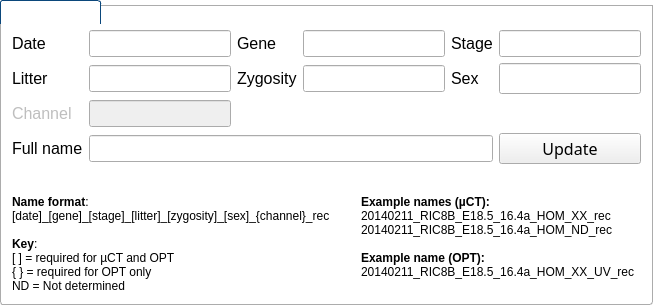
             <widget class="QGroupBox" name="groupBoxID">
              <property name="font">
               <font>
                <pointsize>12</pointsize>
               </font>
              </property>
              <property name="styleSheet">
               <string notr="true">QGroupBox
{
    background-color:transparent;
    border-bottom-left-radius: 3px;
    border-bottom-right-radius: 3px;
    border: 1px solid #acacac;
    margin-top: 5px;
}

QGroupBox::title
{
    subcontrol-origin: margin;
    border-top-left-radius: 3px;
    border-top-right-radius: 3px;
    border: 1px solid #0b477b;
    border-bottom: none;
    background-color: qlineargradient(x1: 0, y1: 0, x2: 0, y2: 1,
        stop: 0 #005192, stop: 1 #002f60);
    padding: 2 2px;
    color: white;
}</string>
              </property>
              <property name="title">
               <string>Identification</string>
              </property>
              <layout class="QGridLayout" name="gridLayout_6">
               <item row="0" column="0">
                <spacer name="verticalSpacer_3">
                 <property name="orientation">
                  <enum>Qt::Vertical</enum>
                 </property>
                 <property name="sizeType">
                  <enum>QSizePolicy::Fixed</enum>
                 </property>
                 <property name="sizeHint" stdset="0">
                  <size>
                   <width>20</width>
                   <height>13</height>
                  </size>
                 </property>
                </spacer>
               </item>
               <item row="1" column="0">
                <layout class="QVBoxLayout" name="verticalLayout">
                 <item>
                  <layout class="QGridLayout" name="gridLayoutIDs">
                   <item row="0" column="4">
                    <widget class="QLabel" name="labelAge">
                     <property name="font">
                      <font>
                       <pointsize>12</pointsize>
                      </font>
                     </property>
                     <property name="text">
                      <string>Stage</string>
                     </property>
                    </widget>
                   </item>
                   <item row="0" column="3">
                    <widget class="QLineEdit" name="lineEditGroup">
                     <property name="font">
                      <font>
                       <pointsize>12</pointsize>
                      </font>
                     </property>
                     <property name="readOnly">
                      <bool>true</bool>
                     </property>
                    </widget>
                   </item>
                   <item row="0" column="1">
                    <widget class="QLineEdit" name="lineEditDate">
                     <property name="sizePolicy">
                      <sizepolicy hsizetype="Fixed" vsizetype="Fixed">
                       <horstretch>0</horstretch>
                       <verstretch>0</verstretch>
                      </sizepolicy>
                     </property>
                     <property name="font">
                      <font>
                       <pointsize>12</pointsize>
                      </font>
                     </property>
                     <property name="text">
                      <string/>
                     </property>
                     <property name="readOnly">
                      <bool>true</bool>
                     </property>
                    </widget>
                   </item>
                   <item row="0" column="5">
                    <widget class="QLineEdit" name="lineEditAge">
                     <property name="font">
                      <font>
                       <pointsize>12</pointsize>
                      </font>
                     </property>
                     <property name="readOnly">
                      <bool>true</bool>
                     </property>
                    </widget>
                   </item>
                   <item row="0" column="0">
                    <widget class="QLabel" name="labelDate">
                     <property name="font">
                      <font>
                       <pointsize>12</pointsize>
                      </font>
                     </property>
                     <property name="text">
                      <string>Date</string>
                     </property>
                    </widget>
                   </item>
                   <item row="0" column="2">
                    <widget class="QLabel" name="labelGroup">
                     <property name="font">
                      <font>
                       <pointsize>12</pointsize>
                      </font>
                     </property>
                     <property name="text">
                      <string>Gene</string>
                     </property>
                    </widget>
                   </item>
                   <item row="1" column="3">
                    <widget class="QLineEdit" name="lineEditZygosity">
                     <property name="font">
                      <font>
                       <pointsize>12</pointsize>
                      </font>
                     </property>
                     <property name="layoutDirection">
                      <enum>Qt::LeftToRight</enum>
                     </property>
                     <property name="readOnly">
                      <bool>true</bool>
                     </property>
                    </widget>
                   </item>
                   <item row="1" column="2">
                    <widget class="QLabel" name="labelZygosity">
                     <property name="font">
                      <font>
                       <pointsize>12</pointsize>
                      </font>
                     </property>
                     <property name="text">
                      <string>Zygosity</string>
                     </property>
                    </widget>
                   </item>
                   <item row="1" column="4">
                    <widget class="QLabel" name="labelSex">
                     <property name="font">
                      <font>
                       <pointsize>12</pointsize>
                      </font>
                     </property>
                     <property name="text">
                      <string>Sex</string>
                     </property>
                    </widget>
                   </item>
                   <item row="2" column="0">
                    <widget class="QLabel" name="labelChannel">
                     <property name="enabled">
                      <bool>false</bool>
                     </property>
                     <property name="font">
                      <font>
                       <pointsize>12</pointsize>
                      </font>
                     </property>
                     <property name="text">
                      <string>Channel</string>
                     </property>
                    </widget>
                   </item>
                   <item row="2" column="1">
                    <widget class="QLineEdit" name="lineEditChannel">
                     <property name="enabled">
                      <bool>false</bool>
                     </property>
                     <property name="font">
                      <font>
                       <pointsize>12</pointsize>
                      </font>
                     </property>
                     <property name="readOnly">
                      <bool>true</bool>
                     </property>
                    </widget>
                   </item>
                   <item row="1" column="1">
                    <widget class="QLineEdit" name="lineEditLitter">
                     <property name="font">
                      <font>
                       <pointsize>12</pointsize>
                      </font>
                     </property>
                     <property name="layoutDirection">
                      <enum>Qt::LeftToRight</enum>
                     </property>
                     <property name="text">
                      <string/>
                     </property>
                     <property name="readOnly">
                      <bool>true</bool>
                     </property>
                    </widget>
                   </item>
                   <item row="1" column="0">
                    <widget class="QLabel" name="labelLitter">
                     <property name="font">
                      <font>
                       <pointsize>12</pointsize>
                      </font>
                     </property>
                     <property name="text">
                      <string>Litter</string>
                     </property>
                    </widget>
                   </item>
                   <item row="1" column="5">
                    <widget class="QLineEdit" name="lineEditSex">
                     <property name="font">
                      <font>
                       <family>Sans Serif</family>
                       <pointsize>12</pointsize>
                      </font>
                     </property>
                     <property name="readOnly">
                      <bool>true</bool>
                     </property>
                    </widget>
                   </item>
                   <item row="3" column="0">
                    <widget class="QLabel" name="labelName">
                     <property name="font">
                      <font>
                       <pointsize>12</pointsize>
                      </font>
                     </property>
                     <property name="text">
                      <string>Full name</string>
                     </property>
                    </widget>
                   </item>
                   <item row="3" column="1" colspan="4">
                    <widget class="QLineEdit" name="lineEditName">
                     <property name="font">
                      <font>
                       <pointsize>12</pointsize>
                      </font>
                     </property>
                     <property name="toolTip">
                      <string>&lt;html&gt;&lt;head/&gt;&lt;body&gt;&lt;p&gt;&lt;span style=&quot; font-weight:600;&quot;&gt;Identification&lt;/span&gt;&lt;/p&gt;&lt;p&gt;You can update the name of recon here and check to see if it is in the right format. &lt;/p&gt;&lt;p&gt;Each identifier is separated by a underscore _ &lt;/p&gt;&lt;p&gt;Any additional info can be stored after &amp;quot;rec&amp;quot;:&lt;/p&gt;&lt;p&gt;[date]_[gene]_[stage]_[litter]_[zygosity]_[sex]_rec_[any additional info]&lt;/p&gt;&lt;/body&gt;&lt;/html&gt;</string>
                     </property>
                     <property name="readOnly">
                      <bool>false</bool>
                     </property>
                    </widget>
                   </item>
                   <item row="3" column="5">
                    <widget class="QPushButton" name="pushButtonUpdate">
                     <property name="font">
                      <font>
                       <family>Sans Serif</family>
                       <pointsize>12</pointsize>
                      </font>
                     </property>
                     <property name="text">
                      <string>Update</string>
                     </property>
                    </widget>
                   </item>
                  </layout>
                 </item>
                </layout>
               </item>
               <item row="5" column="0">
                <spacer name="verticalSpacer_7">
                 <property name="orientation">
                  <enum>Qt::Vertical</enum>
                 </property>
                 <property name="sizeType">
                  <enum>QSizePolicy::Fixed</enum>
                 </property>
                 <property name="sizeHint" stdset="0">
                  <size>
                   <width>20</width>
                   <height>25</height>
                  </size>
                 </property>
                </spacer>
               </item>
               <item row="6" column="0">
                <layout class="QHBoxLayout" name="horizontalLayout_4">
                 <item>
                  <widget class="QLabel" name="label_7">
                   <property name="font">
                    <font>
                     <pointsize>9</pointsize>
                    </font>
                   </property>
                   <property name="text">
                    <string>&lt;b&gt;Name format&lt;/b&gt;: 
&lt;br&gt;[date]_[gene]_[stage]_[litter]_[zygosity]_[sex]_{channel}_rec 
&lt;br&gt;&lt;br&gt;&lt;b&gt;Key&lt;/b&gt;: 
&lt;br&gt;[ ] = required for µCT and OPT 
&lt;br&gt;{ } = required for OPT only 
&lt;br&gt;ND = Not determined </string>
                   </property>
                   <property name="alignment">
                    <set>Qt::AlignLeading|Qt::AlignLeft|Qt::AlignTop</set>
                   </property>
                  </widget>
                 </item>
                 <item>
                  <spacer name="horizontalSpacer_2">
                   <property name="orientation">
                    <enum>Qt::Horizontal</enum>
                   </property>
                   <property name="sizeType">
                    <enum>QSizePolicy::Fixed</enum>
                   </property>
                   <property name="sizeHint" stdset="0">
                    <size>
                     <width>15</width>
                     <height>20</height>
                    </size>
                   </property>
                  </spacer>
                 </item>
                 <item>
                  <spacer name="horizontalSpacer">
                   <property name="orientation">
                    <enum>Qt::Horizontal</enum>
                   </property>
                   <property name="sizeType">
                    <enum>QSizePolicy::Maximum</enum>
                   </property>
                   <property name="sizeHint" stdset="0">
                    <size>
                     <width>10</width>
                     <height>20</height>
                    </size>
                   </property>
                  </spacer>
                 </item>
                 <item>
                  <widget class="QLabel" name="label_6">
                   <property name="font">
                    <font>
                     <pointsize>9</pointsize>
                    </font>
                   </property>
                   <property name="text">
                    <string>&lt;b&gt;Example names (µCT):&lt;/b&gt;
&lt;br&gt;20140211_RIC8B_E18.5_16.4a_HOM_XX_rec
&lt;br&gt;20140211_RIC8B_E18.5_16.4a_HOM_ND_rec      
&lt;br&gt;&lt;br&gt;&lt;b&gt;Example name (OPT):&lt;/b&gt;
&lt;br&gt;20140211_RIC8B_E18.5_16.4a_HOM_XX_UV_rec</string>
                   </property>
                   <property name="alignment">
                    <set>Qt::AlignLeading|Qt::AlignLeft|Qt::AlignTop</set>
                   </property>
                  </widget>
                 </item>
                </layout>
               </item>
              </layout>
             </widget>
